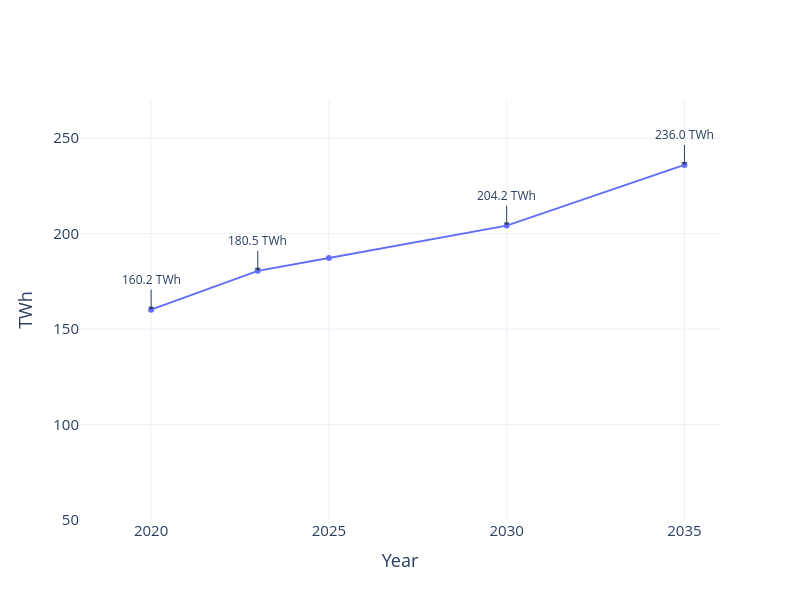

This figure's notebook cell:
### Code cell
years_cap, values_cap = xy(dictCapTWh)

fig = go.Figure()

for name, x, y, dash in [
    ("Current Policies", years_cap, values_cap, None),
]:
    fig.add_trace(go.Scatter(
        x=list(x), y=list(y),
        mode='lines+markers',
        name=name,
        line=(dict(dash=dash) if dash else None)
    ))

# Build annotations without repeating blocks
target_years = [2020, 2023, 2030, 2035]
annotations = []
for yr in target_years:
    val = dictCapTWh.get(yr)
    if val is not None:
        annotations.append(go.layout.Annotation(
            x=yr, y=val,
            xanchor='center', yanchor='bottom',
            text=f"{val:.1f} TWh",
            showarrow=True, arrowhead=1, ax=0, ay=-20
        ))

fig.update_layout(
    template='plotly_white',
    title_x=0.5,
    width=800, height=600,
    annotations=annotations,
    xaxis=dict(
        title='Year',
        title_font=dict(size=18),
        tickfont=dict(size=15),
        tickvals=[2020, 2025, 2030, 2035],  # custom tick positions
        range=[2018, 2036]                  # xrange
    ),
    yaxis=dict(
        title='TWh',
        title_font=dict(size=18),
        tickfont=dict(size=15),
        range=[50, 270]                       # yrange
    ),
)

fig.write_image("../figures/nuclear_generation.png", scale=2)
fig.show()

### Figure 1 — Plotly figure (JSON) as saved in the notebook; plotly's stock layout.template omitted (floating-point values rounded to 4 significant figures)
{"data": [{"mode": "lines+markers", "name": "Current Policies", "type": "scatter", "x": [2020, 2023, 2025, 2030, 2035], "y": [160.2, 180.5, 187.3, 204.2, 236]}], "layout": {"annotations": [{"arrowhead": 1, "ax": 0, "ay": -20, "showarrow": true, "text": "160.2 TWh", "x": 2020, "xanchor": "center", "y": 160.2, "yanchor": "bottom"}, {"arrowhead": 1, "ax": 0, "ay": -20, "showarrow": true, "text": "180.5 TWh", "x": 2023, "xanchor": "center", "y": 180.5, "yanchor": "bottom"}, {"arrowhead": 1, "ax": 0, "ay": -20, "showarrow": true, "text": "204.2 TWh", "x": 2030, "xanchor": "center", "y": 204.2, "yanchor": "bottom"}, {"arrowhead": 1, "ax": 0, "ay": -20, "showarrow": true, "text": "236.0 TWh", "x": 2035, "xanchor": "center", "y": 236, "yanchor": "bottom"}], "height": 600, "title": {"x": 0.5}, "width": 800, "xaxis": {"range": [2018, 2036], "tickfont": {"size": 15}, "tickvals": [2020, 2025, 2030, 2035], "title": {"font": {"size": 18}, "text": "Year"}}, "yaxis": {"range": [50, 270], "tickfont": {"size": 15}, "title": {"font": {"size": 18}, "text": "TWh"}}}}
